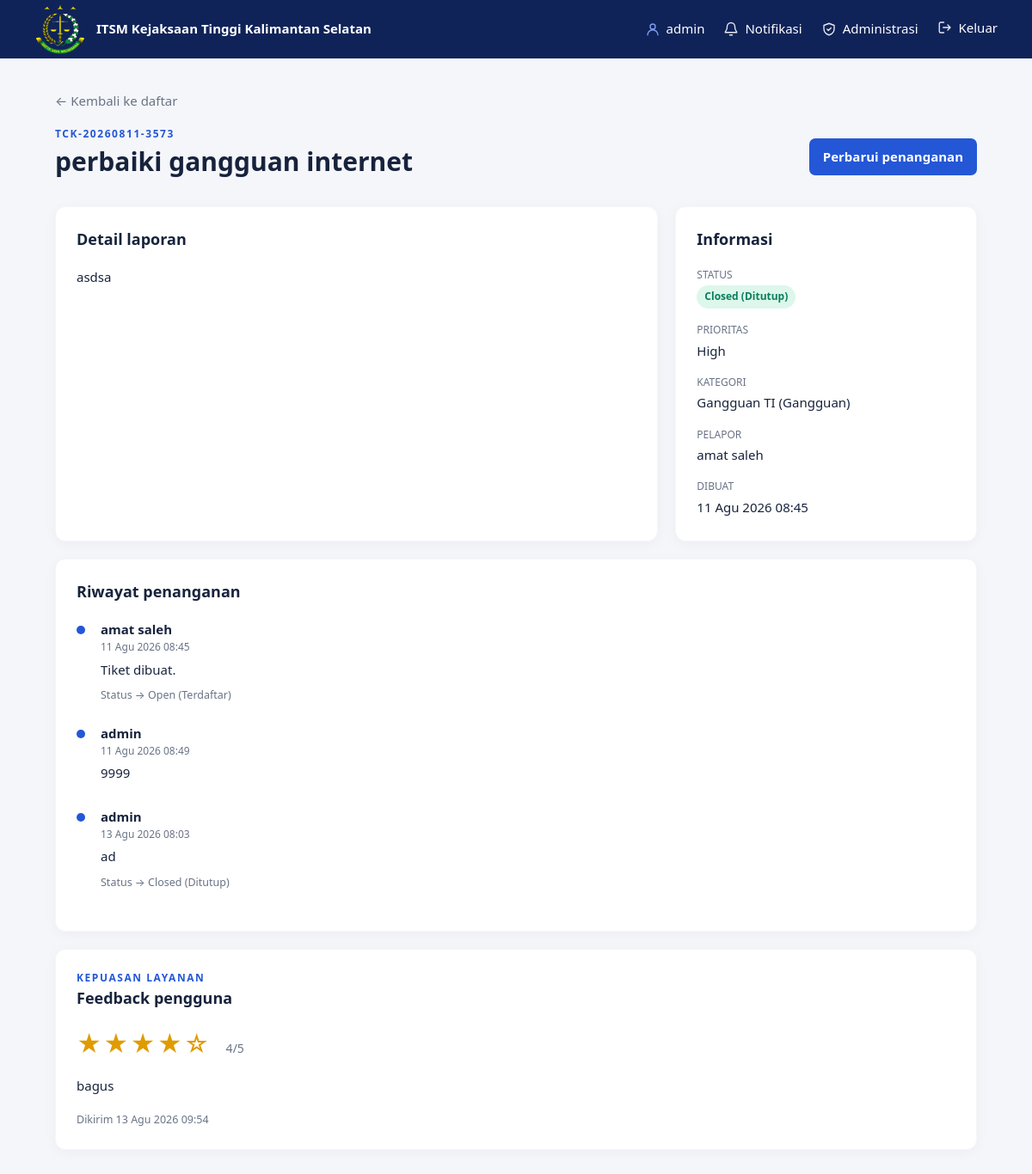
Page /tickets/3/ (signed in) on the committed database.
### tickets/models.py (models this page shows, shortened)
class Ticket(models.Model):
    PRIORITY_CHOICES = [
        ('LOW', 'Low'),
        ('MEDIUM', 'Medium'),
        ('HIGH', 'High'),
        ('CRITICAL', 'Critical'),
    ]
    STATUS_CHOICES = [
        ('OPEN', 'Open (Terdaftar)'),
        ('IN_PROGRESS', 'In Progress (Dalam Penanganan)'),
        ('RESOLVED', 'Resolved (Selesai Penanganan)'),
        ('CLOSED', 'Closed (Ditutup)'),
    ]
    ticket_number = models.CharField(max_length=25, unique=True, editable=False)
    reporter = models.ForeignKey(User, on_delete=models.CASCADE, related_name='reported_tickets')
    category = models.ForeignKey(Category, on_delete=models.PROTECT)
    subject = models.CharField(max_length=200)
    description = models.TextField()
    attachment = models.ImageField(upload_to='ticket_attachments/', blank=True, null=True)
    priority = models.CharField(max_length=10, choices=PRIORITY_CHOICES, default='MEDIUM')
    status = models.CharField(max_length=15, choices=STATUS_CHOICES, default='OPEN')
    created_at = models.DateTimeField(auto_now_add=True)
    updated_at = models.DateTimeField(auto_now=True)
    resolved_at = models.DateTimeField(null=True, blank=True)

class Category(models.Model):
    TYPE_CHOICES = [
        ("INCIDENT", "Gangguan"),
        ("SERVICE_REQUEST", "Permintaan Layanan"),
    ]
    name = models.CharField(max_length=100)
    ticket_type = models.CharField(
        max_length=20,
        choices=TYPE_CHOICES,
        default="INCIDENT",
    )
    def __str__(self):
        return f"{self.name} ({self.get_ticket_type_display()})"

class TicketLog(models.Model):
    ticket = models.ForeignKey(Ticket, on_delete=models.CASCADE, related_name='logs')
    actor = models.ForeignKey(User, on_delete=models.CASCADE)
    action_note = models.TextField()
    status_changed_to = models.CharField(max_length=15, choices=Ticket.STATUS_CHOICES, null=True, blank=True)
    timestamp = models.DateTimeField(auto_now_add=True)

class TicketFeedback(models.Model):
    RATING_CHOICES = [(i, f"{i} Bintang") for i in range(1, 6)]
    ticket = models.OneToOneField(Ticket, on_delete=models.CASCADE, related_name='feedback')
    rating = models.IntegerField(choices=RATING_CHOICES)
    comments = models.TextField(blank=True, null=True)
    created_at = models.DateTimeField(auto_now_add=True)

### tickets/views.py (the view)
# urls.py: path("tickets/<int:pk>/", views.ticket_detail, name="detail"),
@login_required
@require_GET
def ticket_detail(request, pk):
    ticket = _ticket_for_user(request.user, pk)
    return render(request, "tickets/ticket_detail.html", {"ticket": ticket})

### tickets/context_processors.py (called while the page is built)
def notifications(request):
    if not request.user.is_authenticated:
        return {"unread_notification_count": 0}
    return {
        "unread_notification_count": request.user.ticket_notifications.filter(
            is_read=False
        ).count()
    }

### tickets/views.py (called while the page is built)
def _ticket_for_user(user, pk):
    queryset = Ticket.objects.select_related("reporter", "category")
    if not user.is_staff:
        queryset = queryset.filter(reporter=user)
    return get_object_or_404(queryset, pk=pk)

### templates/tickets/ticket_detail.html (shortened to what this page needs)
{% extends 'base.html' %}
{% block content %}
<a class="back" href="{% url 'tickets:list' %}">← Kembali ke daftar</a>
<div class="page-heading">
  <div>
    <p class="eyebrow">{{ ticket.ticket_number }}</p>
    <h1>{{ ticket.subject }}</h1>
  </div>
  {% if user.is_staff %}
    <a class="button" href="{% url 'tickets:update' ticket.pk %}">Perbarui penanganan</a>
  {% endif %}
</div>
<div class="detail-grid">
  <section class="card">
    <h2>Detail laporan</h2>
    <p class="description">{{ ticket.description|linebreaksbr }}</p>
  </section>
  <aside class="card metadata">
    <h2>Informasi</h2>
    <dl>
      <dt>Status</dt>
      <dd><span class="badge status-{{ ticket.status|lower }}">{{ ticket.get_status_display }}</span></dd>
      <dt>Prioritas</dt><dd>{{ ticket.get_priority_display }}</dd>
      <dt>Kategori</dt><dd>{{ ticket.category }}</dd>
      <dt>Pelapor</dt><dd>{{ ticket.reporter.get_full_name|default:ticket.reporter.username }}</dd>
      <dt>Dibuat</dt><dd>{{ ticket.created_at|date:'d M Y H:i' }}</dd>
    </dl>
  </aside>
</div>
<section class="card timeline">
  <h2>Riwayat penanganan</h2>
  {% for log in ticket.logs.all %}
    <article>
      <div class="timeline-dot"></div>
      <div>
        <strong>{{ log.actor.get_full_name|default:log.actor.username }}</strong>
        <time>{{ log.timestamp|date:'d M Y H:i' }}</time>
        <p>{{ log.action_note }}</p>
        {% if log.status_changed_to %}<small>Status → {{ log.get_status_changed_to_display }}</small>{% endif %}
      </div>
    </article>
  {% empty %}<p class="muted">Belum ada catatan penanganan.</p>{% endfor %}
</section>
{% if ticket.status == 'RESOLVED' or ticket.status == 'CLOSED' %}
  {% if ticket.feedback %}
    <section class="card feedback-card">
      <p class="eyebrow">KEPUASAN LAYANAN</p>
      <h2>Feedback pengguna</h2>
      <p class="rating" aria-label="{{ ticket.feedback.rating }} dari 5 bintang">
        {% for value, label in ticket.feedback.RATING_CHOICES %}{% if value <= ticket.feedback.rating %}★{% else %}☆{% endif %}{% endfor %}
        <small>{{ ticket.feedback.rating }}/5</small>
      </p>
      <p>{{ ticket.feedback.comments|default:'Tanpa komentar.' }}</p>
      <small>Dikirim {{ ticket.feedback.created_at|date:'d M Y H:i' }}</small>
    </section>
  {% endif %}
{% endif %}
{% endblock %}

### templates/base.html (shortened to what this page needs)
{% load static %}
<!doctype html>
<html lang="id">
<head>
  <link rel="stylesheet" href="{% static 'css/app.css' %}">
  <link rel="stylesheet" href="{% static 'css/notifications.css' %}">
</head>
<body>
  <header class="site-header">
    <a class="brand" href="{% url 'tickets:list' %}">
      <img src="{% static 'images/logo_kejaksaan.png' %}" alt="logo kejaksaan " class="brand-logo">
      <span> ITSM Kejaksaan Tinggi Kalimantan Selatan</span>
    </a>
    {% if user.is_authenticated %}
    <nav>
      <span class="nav-item user-name">
        <svg class="nav-icon" viewBox="0 0 24 24" aria-hidden="true">
          <circle cx="12" cy="8" r="4"></circle>
          <path d="M4 21a8 8 0 0 1 16 0"></path>
        </svg>
        {{ user.get_full_name|default:user.username }}
      </span>
      <a class="nav-item notification-link" href="{% url 'tickets:notifications' %}">
        <svg class="nav-icon" viewBox="0 0 24 24" aria-hidden="true">
          <path d="M18 8a6 6 0 0 0-12 0c0 7-3 7-3 9h18c0-2-3-2-3-9"></path>
          <path d="M10 21h4"></path>
        </svg>
        Notifikasi
      </a>
      {% if user.is_superuser %}<a class="nav-item" href="{% url 'admin:index' %}">
        <svg class="nav-icon" viewBox="0 0 24 24" aria-hidden="true">
          <path d="M12 3 4 6v5c0 5 3.4 8.7 8 10 4.6-1.3 8-5 8-10V6l-8-3Z"></path>
          <path d="m9 12 2 2 4-4"></path>
        </svg>
        Administrasi
      </a>{% endif %}
      <form method="post" action="{% url 'logout' %}">{% csrf_token %}<button class="link-button nav-item">
          <svg class="nav-icon" viewBox="0 0 24 24" aria-hidden="true">
            <path d="M10 4H5a2 2 0 0 0-2 2v12a2 2 0 0 0 2 2h5"></path>
            <path d="m16 16 4-4-4-4M20 12H9"></path>
          </svg>
          Keluar
        </button></form>
    </nav>
    {% endif %}
  </header>
  <main class="container">
    {% block content %}{% endblock %}
  </main>
</body>
</html>

### static/css/app.css (style rules this page uses)
:root { --ink: #17233c; --muted: #697386; --line: #f6f6f7; --surface: #fff; --bg: #f4f6fa; --brand: #2457d6; --brand-dark: #1943aa; --success: #087f5b; --warning: #a15c00; --danger: #c92a2a }
* { box-sizing: border-box }
body { margin: 0; background: var(--bg); color: var(--ink); font: 15px/1.55 system-ui, -apple-system, "Segoe UI", sans-serif }
.site-header { height: 68px; background: #0f2359; color: #fffefe; display: flex; align-items: center; justify-content: space-between; padding: 0 max(24px, calc((100% - 1120px)/2)) }
.brand { display: flex; align-items: center; gap: 12px; color: #fff; text-decoration: none; font-weight: 700 }
.brand-logo { height: 60px; width: 60px; border-radius: 60%; flex-shrink: 0; }
.site-header nav { display: flex; align-items: center; gap: 22px }
.site-header nav a, .link-button { color: #fff; text-decoration: none }
.site-header form { margin: 0 }
.link-button { border: 0; background: none; font: inherit; cursor: pointer; padding: 0 }
.container { max-width: 1120px; margin: 38px auto; padding: 0 24px 64px }
h1 { font-size: 30px; line-height: 1.2; margin: 4px 0 12px }
h2 { font-size: 18px; margin: 0 0 18px }
.eyebrow { font-size: 12px; letter-spacing: .13em; color: var(--brand); font-weight: 800; margin: 0 }
.muted, small { color: var(--muted) }
.card { background: var(--surface); border: 1px solid var(--line); border-radius: 12px; padding: 24px; box-shadow: 0 3px 15px rgba(23, 35, 60, .04) }
.page-heading { display: flex; align-items: center; justify-content: space-between; margin-bottom: 22px }
.button { display: inline-flex; align-items: center; justify-content: center; background: var(--brand); color: #fff; border: 0; border-radius: 7px; padding: 10px 16px; font-weight: 650; text-decoration: none; cursor: pointer }
.badge { display: inline-block; border-radius: 99px; padding: 4px 9px; font-size: 12px; font-weight: 700; background: #edf0f5 }
.status-resolved, .status-closed { color: var(--success); background: #ddf7ec }
.back { display: inline-block; margin-bottom: 18px; color: var(--muted); text-decoration: none }
.detail-grid { display: grid; grid-template-columns: 2fr 1fr; gap: 20px; margin-bottom: 20px }
.description { white-space: normal }
.metadata dl { margin: 0 }
.metadata dt { font-size: 12px; color: var(--muted); text-transform: uppercase; margin-top: 16px }
.metadata dd { margin: 3px 0 }
.timeline { margin: 20px 0 }
.timeline article { display: grid; grid-template-columns: 18px 1fr; gap: 10px; padding: 0 0 22px }
.timeline-dot { width: 10px; height: 10px; margin-top: 7px; border-radius: 50%; background: var(--brand) }
.timeline time { display: block; font-size: 12px; color: var(--muted) }
.timeline p { margin: 5px 0 }
.rating { font-size: 24px; color: #e09b00 }

### static/css/notifications.css (style rules this page uses)
.notification-link { position: relative; }
.nav-item { display: inline-flex; align-items: center; gap: 7px; white-space: nowrap; }
.nav-icon { width: 18px; height: 18px; flex: 0 0 auto; fill: none; stroke: currentColor; stroke-width: 1.8; stroke-linecap: round; stroke-linejoin: round; opacity: .9; }
.user-name .nav-icon { color: #8eabff; }
.feedback-card { margin-top: 20px; }
.feedback-card .rating { margin: 4px 0 12px; font-size: 28px; letter-spacing: 2px; }
.feedback-card .rating small { margin-left: 8px; font-size: 14px; letter-spacing: 0; }

### rows in the picture
Ticket: ticket_number "TCK-20260811-3573", subject "perbaiki gangguan internet", description "asdsa", status "Closed (Ditutup)", priority "High", category "Gangguan TI (Gangguan)", reporter.get_full_name "amat saleh", created_at "11 Agu 2026 08:45", feedback.rating "4", feedback.comments "bagus", feedback.created_at "13 Agu 2026 09:54"
TicketLog: actor.get_full_name "amat saleh", timestamp "11 Agu 2026 08:45", action_note "Tiket dibuat.", status_changed_to "Open (Terdaftar)"
TicketLog: actor.get_full_name "admin", timestamp "11 Agu 2026 08:49", action_note "9999"
TicketLog: actor.get_full_name "admin", timestamp "13 Agu 2026 08:03", action_note "ad", status_changed_to "Closed (Ditutup)"

### other values in the picture
{{ user.get_full_name|default:user.username }} "admin"
